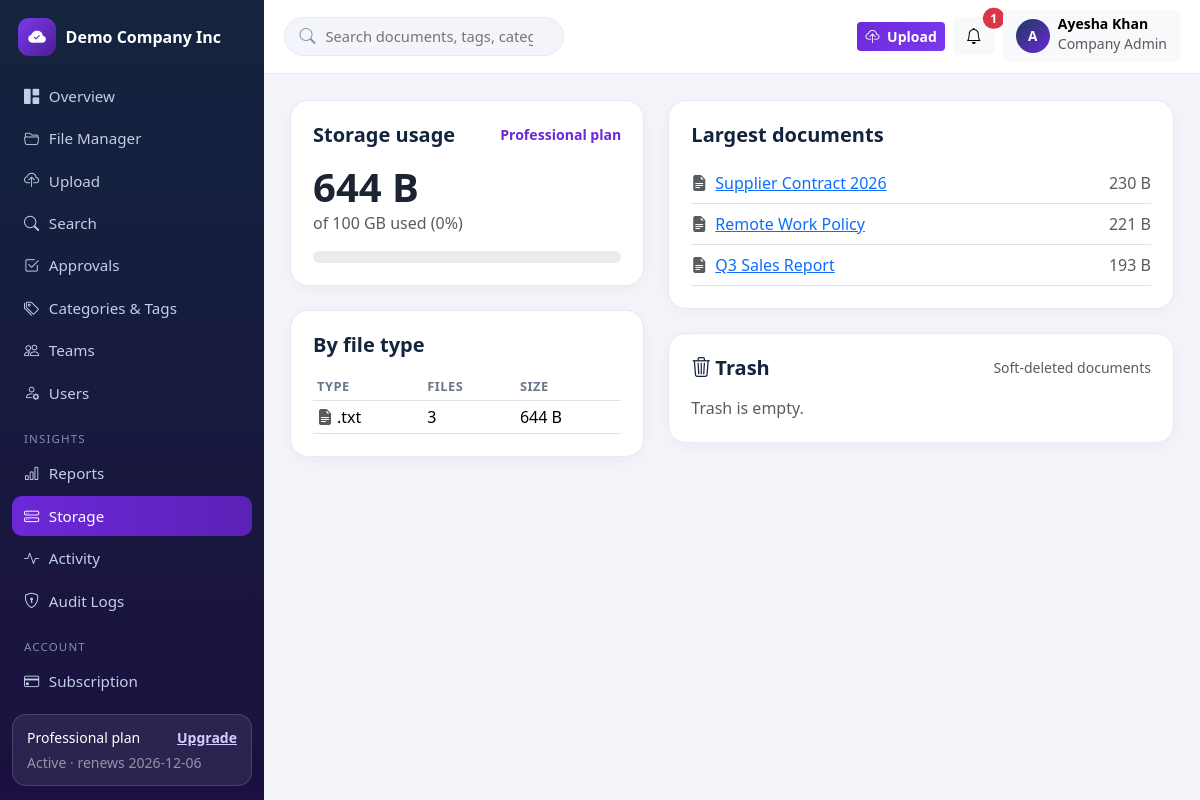
The app's page /app/storage (signed in) with its own data.
### tables this page shows
CREATE TABLE tenants (
    id INT UNSIGNED AUTO_INCREMENT PRIMARY KEY,
    name VARCHAR(160) NOT NULL,
    slug VARCHAR(180) NOT NULL UNIQUE,
    email VARCHAR(190) NOT NULL,
    logo VARCHAR(255) NULL,
    brand_color VARCHAR(9) NOT NULL DEFAULT '#1e3a5f',
    status ENUM('active','suspended') NOT NULL DEFAULT 'active',
    created_at TIMESTAMP NOT NULL DEFAULT CURRENT_TIMESTAMP,
    updated_at TIMESTAMP NOT NULL DEFAULT CURRENT_TIMESTAMP ON UPDATE CURRENT_TIMESTAMP,
    INDEX idx_tenants_status (status)
);

CREATE TABLE subscriptions (
    id INT UNSIGNED AUTO_INCREMENT PRIMARY KEY,
    tenant_id INT UNSIGNED NOT NULL,
    plan_id INT UNSIGNED NOT NULL,
    billing_cycle ENUM('monthly','yearly') NOT NULL DEFAULT 'monthly',
    status ENUM('trialing','active','past_due','cancelled','expired') NOT NULL DEFAULT 'trialing',
    trial_ends_at TIMESTAMP NULL,
    current_period_start TIMESTAMP NULL,
    current_period_end TIMESTAMP NULL,
    cancelled_at TIMESTAMP NULL,
    created_at TIMESTAMP NOT NULL DEFAULT CURRENT_TIMESTAMP,
    updated_at TIMESTAMP NOT NULL DEFAULT CURRENT_TIMESTAMP ON UPDATE CURRENT_TIMESTAMP,
    INDEX idx_sub_tenant (tenant_id),
    INDEX idx_sub_status (status),
    CONSTRAINT fk_sub_tenant FOREIGN KEY (tenant_id) REFERENCES tenants(id) ON DELETE CASCADE,
    CONSTRAINT fk_sub_plan FOREIGN KEY (plan_id) REFERENCES subscription_plans(id)
);

CREATE TABLE subscription_plans (
    id INT UNSIGNED AUTO_INCREMENT PRIMARY KEY,
    name VARCHAR(60) NOT NULL,
    slug VARCHAR(60) NOT NULL UNIQUE,
    price_monthly DECIMAL(10,2) NOT NULL DEFAULT 0,
    price_yearly DECIMAL(10,2) NOT NULL DEFAULT 0,
    storage_mb INT NOT NULL DEFAULT 100,        
    max_users INT NOT NULL DEFAULT 3,           
    max_file_mb INT NOT NULL DEFAULT 10,        
    max_teams INT NOT NULL DEFAULT 1,           
    version_history INT NOT NULL DEFAULT 3,
    features VARCHAR(500) NULL,
    is_active TINYINT(1) NOT NULL DEFAULT 1,
    created_at TIMESTAMP NOT NULL DEFAULT CURRENT_TIMESTAMP,
    updated_at TIMESTAMP NOT NULL DEFAULT CURRENT_TIMESTAMP ON UPDATE CURRENT_TIMESTAMP
);

CREATE TABLE users (
    id INT UNSIGNED AUTO_INCREMENT PRIMARY KEY,
    tenant_id INT UNSIGNED NULL,
    name VARCHAR(120) NOT NULL,
    email VARCHAR(190) NOT NULL UNIQUE,
    password_hash VARCHAR(255) NOT NULL,
    role VARCHAR(40) NOT NULL DEFAULT 'member',
    status ENUM('pending','active','disabled') NOT NULL DEFAULT 'pending',
    email_verified_at TIMESTAMP NULL,
    email_verification_token VARCHAR(64) NULL,
    last_login_at TIMESTAMP NULL,
    created_at TIMESTAMP NOT NULL DEFAULT CURRENT_TIMESTAMP,
    updated_at TIMESTAMP NOT NULL DEFAULT CURRENT_TIMESTAMP ON UPDATE CURRENT_TIMESTAMP,
    INDEX idx_users_tenant (tenant_id),
    INDEX idx_users_role (role),
    CONSTRAINT fk_users_tenant FOREIGN KEY (tenant_id) REFERENCES tenants(id) ON DELETE CASCADE
);

CREATE TABLE documents (
    id INT UNSIGNED AUTO_INCREMENT PRIMARY KEY,
    tenant_id INT UNSIGNED NOT NULL,
    folder_id INT UNSIGNED NULL,
    category_id INT UNSIGNED NULL,
    department_id INT UNSIGNED NULL,
    owner_id INT UNSIGNED NOT NULL,
    name VARCHAR(200) NOT NULL,
    description TEXT NULL,
    stored_name VARCHAR(80) NOT NULL,           
    original_name VARCHAR(255) NOT NULL,
    extension VARCHAR(12) NOT NULL,
    mime_type VARCHAR(120) NOT NULL,
    size_bytes BIGINT UNSIGNED NOT NULL DEFAULT 0,
    status ENUM('active','archived') NOT NULL DEFAULT 'active',
    expires_at DATE NULL,                        
    download_count INT UNSIGNED NOT NULL DEFAULT 0,
    deleted_at TIMESTAMP NULL,                   
    created_at TIMESTAMP NOT NULL DEFAULT CURRENT_TIMESTAMP,
    updated_at TIMESTAMP NOT NULL DEFAULT CURRENT_TIMESTAMP ON UPDATE CURRENT_TIMESTAMP,
    INDEX idx_docs_tenant_folder (tenant_id, folder_id),
    INDEX idx_docs_tenant_cat (tenant_id, category_id),
    INDEX idx_docs_name (name),
    FULLTEXT INDEX ft_docs (name, description),
    CONSTRAINT fk_docs_tenant FOREIGN KEY (tenant_id) REFERENCES tenants(id) ON DELETE CASCADE,
    CONSTRAINT fk_docs_folder FOREIGN KEY (folder_id) REFERENCES folders(id) ON DELETE SET NULL,
    CONSTRAINT fk_docs_category FOREIGN KEY (category_id) REFERENCES categories(id) ON DELETE SET NULL,
    CONSTRAINT fk_docs_department FOREIGN KEY (department_id) REFERENCES departments(id) ON DELETE SET NULL,
    CONSTRAINT fk_docs_owner FOREIGN KEY (owner_id) REFERENCES users(id) ON DELETE CASCADE
);

### resources/views/tenant/storage.php (the view, shortened to what the rows shown need)
<?php $pageTitle = 'Storage'; partial('app-open', compact('user', 'tenant', 'sub', 'unread', 'notifs', 'pageTitle')); ?>
<?php $cap = $sub && (int) $sub['storage_mb'] >= 0 ? (int) $sub['storage_mb'] * 1024 * 1024 : 0;
      $pct = $cap > 0 ? min(100, round($used / $cap * 100, 1)) : 0; ?>
<div class="row g-4">
  <div class="col-lg-5">
    <div class="panel mb-4">
      <div class="panel-head"><h5>Storage usage</h5><a href="<?= url('app/subscription') ?>"><?= e($sub['plan_name'] ?? '') ?> plan</a></div>
      <div class="display-6 fw-bold"><?= human_bytes($used) ?></div>
      <p class="text-muted">of <?= $cap > 0 ? human_bytes($cap) : 'unlimited' ?> used (<?= $pct ?>%)</p>
      <div class="progress" style="height:12px"><div class="progress-bar bg-purple" style="width:<?= $pct ?>%"></div></div>
    </div>
    <div class="panel">
      <div class="panel-head"><h5>By file type</h5></div>
      <table class="table table-sm align-middle mb-0"><thead><tr><th>Type</th><th>Files</th><th>Size</th></tr></thead><tbody>
      <?php foreach ($byType as $r): ?>
        <tr><td><i class="bi <?= e(FileSecurity::iconFor((string) $r['extension'])) ?> me-1"></i>.<?= e($r['extension']) ?></td>
          <td><?= (int) $r['files'] ?></td><td><?= human_bytes($r['bytes']) ?></td></tr>
      <?php endforeach; ?>
      </tbody></table>
    </div>
  </div>
  <div class="col-lg-7">
    <div class="panel mb-4">
      <div class="panel-head"><h5>Largest documents</h5></div>
      <?php foreach ($largest as $d): ?>
      <div class="d-flex justify-content-between border-bottom py-2">
        <a href="<?= url('app/documents/' . (int) $d['id']) ?>"><i class="bi <?= e(FileSecurity::iconFor((string) $d['extension'])) ?> me-2"></i><?= e($d['name']) ?></a>
        <span class="text-muted"><?= human_bytes($d['size_bytes']) ?></span>
      </div>
      <?php endforeach; ?>
    </div>
    <div class="panel">
      <div class="panel-head"><h5><i class="bi bi-trash3 me-1"></i>Trash</h5><span class="text-muted small">Soft-deleted documents</span></div>
      <?php if (!$trash): ?><p class="text-muted mb-0">Trash is empty.</p><?php endif; ?>
    </div>
  </div>
</div>

### routes/web.php (shortened to what the rows shown need)
<?php
function dispatch(string $method, string $uri): void
{
    $path = trim(parse_url($uri, PHP_URL_PATH) ?? '/', '/');
    foreach ($GLOBALS['routes'] as [$m, $pattern, $handler]) {
        if ($m !== $method) continue;
        $regex = '#^' . preg_replace('#\{[a-zA-Z_]+\}#', '([^/]+)', $pattern) . '$#';
        if (preg_match($regex, $path, $matches)) {
            array_shift($matches);
            $args = array_map(fn($v) => ctype_digit((string) $v) ? (int) $v : $v, $matches);
            [$class, $action] = $handler;
            (new $class())->$action(...$args);
            return;
        }
    }
}

### resources/views/partials/app-open.php (shortened to what the rows shown need)
<!DOCTYPE html>
<html lang="en">
<head>
<link href="https://cdn.jsdelivr.net/npm/bootstrap@5.3.3/dist/css/bootstrap.min.css" rel="stylesheet">
<link href="https://cdn.jsdelivr.net/npm/bootstrap-icons@1.11.3/font/bootstrap-icons.min.css" rel="stylesheet">
<link href="<?= url('assets/css/app.css') ?>" rel="stylesheet">
</head>
<body>
<div class="app-shell">
  <aside class="app-sidebar" id="appSidebar">
    <a class="sidebar-brand" href="<?= url('app') ?>">
      <?php if (!empty($tenant['logo'])): ?><img src="<?= url($tenant['logo']) ?>" alt="" class="sidebar-logo">
      <?php else: ?><span class="brand-mark"><i class="bi bi-cloud-check-fill"></i></span><?php endif; ?>
      <span class="sidebar-brand-text"><?= e($tenant['name'] ?? 'DocuFlow') ?></span>
    </a>
    <nav class="sidebar-nav">
      <a href="<?= url('app') ?>"><i class="bi bi-grid-1x2-fill"></i> Overview</a>
      <a href="<?= url('app/files') ?>"><i class="bi bi-folder2-open"></i> File Manager</a>
      <a href="<?= url('app/upload') ?>"><i class="bi bi-cloud-upload"></i> Upload</a>
      <a href="<?= url('app/search') ?>"><i class="bi bi-search"></i> Search</a>
      <a href="<?= url('app/approvals') ?>"><i class="bi bi-check2-square"></i> Approvals</a>
      <a href="<?= url('app/taxonomy') ?>"><i class="bi bi-tags"></i> Categories & Tags</a>
      <a href="<?= url('app/teams') ?>"><i class="bi bi-people"></i> Teams</a>
      <a href="<?= url('app/users') ?>"><i class="bi bi-person-gear"></i> Users</a>
      <div class="sidebar-heading">Insights</div>
      <a href="<?= url('app/reports') ?>"><i class="bi bi-bar-chart"></i> Reports</a>
      <a href="<?= url('app/storage') ?>"><i class="bi bi-hdd-stack"></i> Storage</a>
      <a href="<?= url('app/activity') ?>"><i class="bi bi-activity"></i> Activity</a>
      <a href="<?= url('app/audit') ?>"><i class="bi bi-shield-lock"></i> Audit Logs</a>
      <div class="sidebar-heading">Account</div>
      <a href="<?= url('app/subscription') ?>"><i class="bi bi-credit-card"></i> Subscription</a>
      <a href="<?= url('app/profile') ?>"><i class="bi bi-person-circle"></i> Profile</a>
    </nav>
    <?php if (!empty($sub)): $usedPct = isset($storagePct) ? $storagePct : 0; ?>
    <div class="sidebar-plan">
      <div class="d-flex justify-content-between small"><span><?= e($sub['plan_name']) ?> plan</span><a href="<?= url('app/subscription') ?>">Upgrade</a></div>
      <div class="text-white-50 small mt-1"><?= e(ucfirst(SubscriptionService::effectiveStatus($sub))) ?> · renews <?= e(substr((string) $sub['current_period_end'], 0, 10)) ?></div>
    </div>
    <?php endif; ?>
  </aside>
  <div class="app-main">
    <header class="app-topbar">
      <form class="topbar-search d-none d-md-flex" method="get" action="<?= url('app/search') ?>">
        <i class="bi bi-search"></i>
        <input type="search" name="q" placeholder="Search documents, tags, categories…" value="<?= e($_GET['q'] ?? '') ?>">
      </form>
      <div class="ms-auto d-flex align-items-center gap-2">
        <a class="btn btn-purple btn-sm" href="<?= url('app/upload') ?>"><i class="bi bi-cloud-upload me-1"></i> Upload</a>
        <div class="dropdown">
          <button class="btn btn-light position-relative" data-bs-toggle="dropdown" aria-label="Notifications">
            <i class="bi bi-bell"></i>
            <?php if (!empty($unread)): ?><span class="position-absolute top-0 start-100 translate-middle badge rounded-pill bg-danger"><?= (int) $unread ?></span><?php endif; ?>
          </button>
        </div>
        <div class="dropdown">
          <button class="btn btn-light d-flex align-items-center gap-2" data-bs-toggle="dropdown">
            <span class="avatar"><?= e(strtoupper(substr($user['name'], 0, 1))) ?></span>
            <span class="d-none d-md-block text-start"><span class="d-block fw-semibold small lh-1"><?= e($user['name']) ?></span>
            <span class="text-muted small lh-1"><?= e(ucwords(str_replace('_', ' ', $user['role']))) ?></span></span>
          </button>
        </div>
      </div>
    </header>
    <main class="app-content">

### records on screen
tenants: name "Demo Company Inc"
subscriptions: plan.name "Professional", status "Active", current_period_end "2026-12-06", plan.storage_mb "100 GB", plan.storage_mb "0"
users: name "A", name "Ayesha Khan", role "Company Admin"
documents: name "Supplier Contract 2026", size_bytes "230 B"
documents: name "Remote Work Policy", size_bytes "221 B"
documents: name "Q3 Sales Report", size_bytes "193 B"

### other values on screen
$unread "1"
human_bytes($used) "644 B"
$r['extension'] "txt"
$r['files'] "3"
human_bytes($r['bytes']) "644 B"
